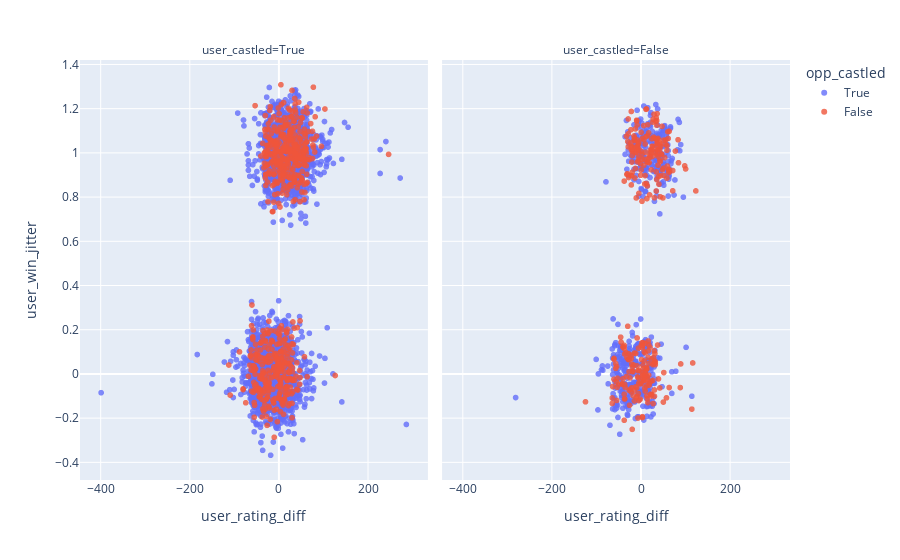

The cell this chart's notebook holds for it:
### Code cell
#try scattering with jitter
fig = px.scatter(
    data_frame=raw_data,
    x="user_rating_diff",
    y="user_win_jitter",
    facet_col="user_castled",
    color="opp_castled",
    opacity=0.8
)
fig.show()


# fig.update_layout(
#     yaxis_range=(-200, 200)
# )

### Figure 1 — Plotly figure (JSON) as saved in the notebook; plotly's stock layout.template omitted (floating-point values rounded to 4 significant figures; data arrays with more than 128 entries replaced by an {"elided": "..."} marker saying what was removed)
{"data": [{"hovertemplate": "opp_castled=True<br>user_castled=True<br>user_rating_diff=%{x}<br>user_win_jitter=%{y}<extra></extra>", "legendgroup": "True", "marker": {"color": "#636efa", "opacity": 0.8, "symbol": "circle"}, "mode": "markers", "name": "True", "showlegend": true, "type": "scattergl", "x": {"elided": "2971 int values"}, "xaxis": "x", "y": {"elided": "2971 float values"}, "yaxis": "y"}, {"hovertemplate": "opp_castled=True<br>user_castled=False<br>user_rating_diff=%{x}<br>user_win_jitter=%{y}<extra></extra>", "legendgroup": "True", "marker": {"color": "#636efa", "opacity": 0.8, "symbol": "circle"}, "mode": "markers", "name": "True", "showlegend": false, "type": "scattergl", "x": {"elided": "504 int values"}, "xaxis": "x2", "y": {"elided": "504 float values"}, "yaxis": "y2"}, {"hovertemplate": "opp_castled=False<br>user_castled=True<br>user_rating_diff=%{x}<br>user_win_jitter=%{y}<extra></extra>", "legendgroup": "False", "marker": {"color": "#EF553B", "opacity": 0.8, "symbol": "circle"}, "mode": "markers", "name": "False", "showlegend": true, "type": "scattergl", "x": {"elided": "629 int values"}, "xaxis": "x", "y": {"elided": "629 float values"}, "yaxis": "y"}, {"hovertemplate": "opp_castled=False<br>user_castled=False<br>user_rating_diff=%{x}<br>user_win_jitter=%{y}<extra></extra>", "legendgroup": "False", "marker": {"color": "#EF553B", "opacity": 0.8, "symbol": "circle"}, "mode": "markers", "name": "False", "showlegend": false, "type": "scattergl", "x": {"elided": "308 int values"}, "xaxis": "x2", "y": {"elided": "308 float values"}, "yaxis": "y2"}], "layout": {"annotations": [{"font": {}, "showarrow": false, "text": "user_castled=True", "x": 0.245, "xanchor": "center", "xref": "paper", "y": 1, "yanchor": "bottom", "yref": "paper"}, {"font": {}, "showarrow": false, "text": "user_castled=False", "x": 0.755, "xanchor": "center", "xref": "paper", "y": 1, "yanchor": "bottom", "yref": "paper"}], "legend": {"title": {"text": "opp_castled"}, "tracegroupgap": 0}, "margin": {"t": 60}, "xaxis": {"anchor": "y", "domain": [0, 0.49], "title": {"text": "user_rating_diff"}}, "xaxis2": {"anchor": "y2", "domain": [0.51, 1], "matches": "x", "title": {"text": "user_rating_diff"}}, "yaxis": {"anchor": "x", "domain": [0, 1], "title": {"text": "user_win_jitter"}}, "yaxis2": {"anchor": "x2", "domain": [0, 1], "matches": "y", "showticklabels": false}}}
